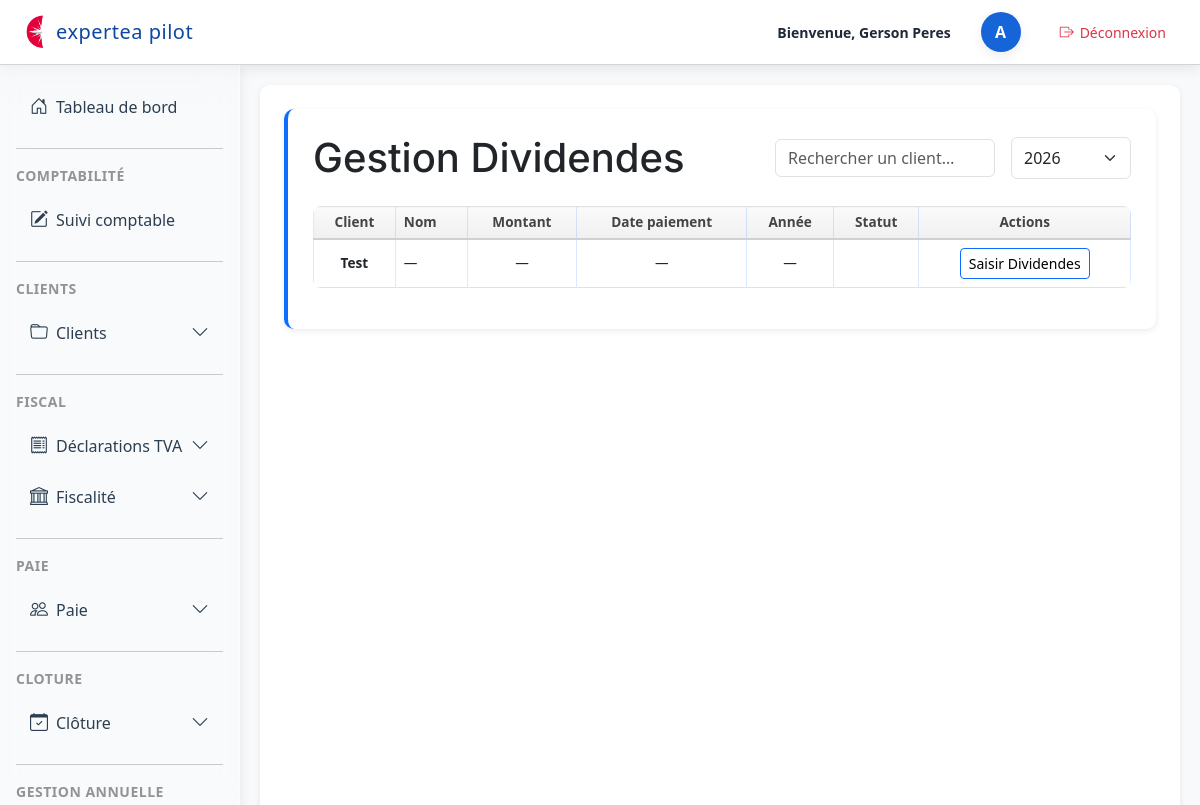
/dossiers/dividendes/gestion/2/ (signed in), run on the app's committed database.
### dossiers/models.py (models this page shows, shortened)
class ClientModuleFiscal(models.Model):
    client = models.ForeignKey(Client, on_delete=models.CASCADE)
    module = models.ForeignKey(ModuleFiscal, on_delete=models.CASCADE)
    annee = models.ForeignKey(AnneeFiscale, on_delete=models.CASCADE)
    class Meta:
        unique_together = ("client", "module", "annee")

class Client(models.Model):
    REGIME_IMPOSITION_CHOICES = [
        ('IS', 'IS'),
        ('IR', 'IR'),
        ("RS", "Réel simplifié"),
        ("RN", "Réel normal"),
        ("MICRO", "Micro"),
        ("IR_CRL", "IR (CRL)"),
    ]
    REGIME_TVA_CHOICES = [
        ('CA3M', 'CA3 mensuelle'),
        ('CA3T', 'CA3 trimestrielle'),
        ('CA12', 'CA12'),
        ('FRANCHISE', 'Franchise'),
        ('EXO', 'Exonéré'),
    ]
    PERIODICITE_CHOICES = [
        ('MENSUEL', 'Mensuel'),
        ('TRIMESTRIEL', 'Trimestriel'),
        ('ANNUEL', 'Annuel'),
        ('REGULIER', 'Régulier'),
    ]
    user = models.OneToOneField(
        User,
        on_delete=models.CASCADE,
        null=True,
        blank=True,
        help_text="Utilisateur associé à ce client"
    )
    numero = models.IntegerField(null=True, blank=True)
    nom = models.CharField(max_length=255)
    forme_juridique = models.CharField(max_length=50)
    regime_imposition = models.CharField(
        max_length=20,
        choices=REGIME_IMPOSITION_CHOICES,
        null=True,
        blank=True
    )
    date_cloture = models.CharField(max_length=10, blank=True, null=True)
    regime_tva = models.CharField(
        max_length=20,
        choices=REGIME_TVA_CHOICES
    )
    periodicite = models.CharField(
        max_length=20,
        choices=PERIODICITE_CHOICES,
        null=True,
        blank=True,
        verbose_name="Périodicité de la saisie",
    )
    jour_echeance_tva = models.PositiveSmallIntegerField(
        blank=True,
        null=True,
        help_text="Jour du mois pour l'échéance TVA (1 à 31)"
    )
    commentaires = models.TextField(blank=True)
    archive = models.BooleanField(default=False)
    module_saisie = models.BooleanField(default=False, verbose_name="Saisie comptable")
    module_tva = models.BooleanField(default=False)
    module_cfe = models.BooleanField(default=False, verbose_name="CFE")
    module_cvae = models.BooleanField(default=False, verbose_name="CVAE")
    module_tvs = models.BooleanField(default=False, verbose_name="TVS")
    module_cloture = models.BooleanField(default=False, verbose_name="Clôture")
    module_dividendes = models.BooleanField(default=False, verbose_name="Dividendes")
    module_social = models.BooleanField(default=False, verbose_name="Social")
    module_ir = models.BooleanField(default=False, verbose_name="IR personnel")
    module_suivi_mission = models.BooleanField(default=False, verbose_name="Suivi mission et LAB")
    module_paie = models.BooleanField(default=False, verbose_name="Module Paie")

class DividendesDeclaration(models.Model):
    client_module = models.OneToOneField(
        ClientModuleFiscal,
        on_delete=models.CASCADE,
        related_name="dividendes_declaration"
    )
    nom = models.CharField(max_length=255, blank=True, null=True)
    montant = models.DecimalField(max_digits=10, decimal_places=2, default=0)
    date_paiement = models.DateField(blank=True, null=True)
    date_2777d = models.DateField(blank=True, null=True)
    date_2561 = models.DateField(blank=True, null=True)
    annee_versement = models.CharField(max_length=10, blank=True, null=True)
    commentaires = models.TextField(blank=True, null=True)
    statut_dividendes = models.CharField(max_length=20, blank=True, null=True)

### dossiers/views.py (the view)
# urls.py: path("dividendes/gestion/<int:annee_id>/", views.dividendes_gestion, name="dividendes_gestion"),
@login_required
def dividendes_gestion(request, annee_id):
    annee = get_object_or_404(AnneeFiscale, id=annee_id)
    annees = AnneeFiscale.objects.all().order_by("-annee")
    cms = (
        ClientModuleFiscal.objects
        .filter(annee=annee, module__nom="Dividendes")
        .select_related("client", "annee")
        .prefetch_related("dividendes_declaration")
    )
    for cm in cms:
        if not hasattr(cm, "dividendes_declaration"):
            cm.dividendes_declaration, _ = DividendesDeclaration.objects.get_or_create(client_module=cm)
    return render(request, "dividendes/dividendes_gestion.html", {
        "annee": annee,
        "annees": annees,
        "cms": cms,
    })

### dossiers/templates/dividendes/dividendes_gestion.html (shortened to what this page needs)
{% extends "base.html" %}
{% block content %}
<section class="section">
<div class="d-flex justify-content-between align-items-center mb-4">
    <h1 class="m-0">Gestion Dividendes</h1>
    <div class="d-flex align-items-center gap-3">
        <input type="text" id="searchInput" class="form-control"
               placeholder="Rechercher un client…" style="width:220px;">
        <form method="GET" class="m-0">
            <select name="annee" class="form-select py-2"
                    style="width:120px;" onchange="this.form.submit()">
                {% for a in annees %}
                    <option value="{{ a.annee }}" {% if a.annee == annee.annee %}selected{% endif %}>
                        {{ a.annee }}
                    </option>
                {% endfor %}
            </select>
        </form>
    </div>
</div>
<table class="table table-bordered align-middle mt-4">
    <thead class="table-light">
        <tr>
            <th>Client</th>
            <th>Nom</th>
            <th>Montant</th>
            <th>Date paiement</th>
            <th>Année</th>
            <th>Statut</th>
            <th>Actions</th>
        </tr>
    </thead>
    <tbody>
    {% for cm in cms %}
        {% with decl=cm.dividendes_declaration %}
        <tr>
            <td><strong>{{ cm.client.nom }}</strong></td>
            <td>{{ decl.nom|default:"—" }}</td>
            <td>{{ decl.montant|default:"—" }}</td>
            <td>{{ decl.date_paiement|date:"d/m/Y"|default:"—" }}</td>
            <td>{{ decl.annee_versement|default:"—" }}</td>
            <td>
            </td>
            <td>
                <a href="{% url 'dividendes_saisie' cm.id %}" class="btn btn-sm btn-outline-primary">
                    Saisir Dividendes
                </a>
            </td>
        </tr>
        {% endwith %}
    {% endfor %}
    </tbody>
</table>
</section>
{% endblock %}

### dossiers/templates/base.html (shortened to what this page needs)
<!DOCTYPE html>
<html lang="fr">
<head>
    {% load static %}
    <link rel="stylesheet" href="{% static 'css/base.css' %}">
    <link rel="stylesheet" href="{% static 'css/dashboard.css' %}">
    <link rel="stylesheet"
          href="https://cdn.jsdelivr.net/npm/bootstrap@5.3.0/dist/css/bootstrap.min.css">
    <link rel="stylesheet"
      href="https://cdn.jsdelivr.net/npm/bootstrap-icons@1.11.3/font/bootstrap-icons.css">
</head>
<body class="bg-light">
<header class="top-header">
    <div class="header-left">
        <img src="{% static 'img/logo.png' %}" alt="Logo" class="header-logo">
        <span class="header-title">expertea pilot</span>
    </div>
    <div class="header-right">
        <span class="welcome-text">Bienvenue, {{request.user.get_full_name }}</span>
        <div class="avatar-circle d-flex justify-content-center align-items-center"
             style="width:40px; height:40px; border-radius:50%; background:#1565d8; color:white; font-weight:600; margin-left:15px;">
            {{ user.username|first|upper }}
        </div>
<a href="{% url 'logout' %}"
   class="btn btn-sm d-flex align-items-center"
   style="margin-left: 15px; background:white; color:#dc3545; border-radius:12px;">
    <i class="bi bi-box-arrow-right" style="margin-right:6px;"></i>
    Déconnexion
</a>
    </div>
</header>
<div class="layout-container d-flex w-100">
    <div class="sidebar-column position-relative d-flex flex-column">
        <aside id="sidebar" class="sidebar p-3">
            <nav class="nav flex-column">
<a class="nav-link d-flex align-items-center gap-2 {% if request.resolver_match.url_name == 'dashboard' %}active{% endif %}"
   href="{% url 'user_space' %}">
    <i class="bi bi-house-door"></i>
    <span class="sidebar-text">Tableau de bord</span>
</a>
                <hr class="sidebar-separator my-3 opacity-25">
                <div class="sidebar-section-title text-uppercase small opacity-75 mb-2">
                    Comptabilité
                </div>
                <a class="nav-link text-white d-flex align-items-center gap-2 {% if request.resolver_match.url_name == 'liste_suivi_comptable' %}active{% endif %}"
                   href="{% url 'liste_suivi_comptable' %}">
                    <i class="bi bi-pencil-square"></i>
                    <span class="sidebar-text">Suivi comptable</span>
                </a>
                <hr class="sidebar-separator my-3 opacity-25">
                <div class="sidebar-section-title text-uppercase small opacity-75 mb-2">
                    CLIENTS
                </div>
                <div class="nav-item">
                    <a class="nav-link text-white d-flex align-items-center gap-2"
                       data-bs-toggle="collapse"
                       href="#menuCLIENTS"
                       role="button"
                       aria-expanded="false"
                       aria-controls="menuCLIENTS">
                        <i class="bi bi-folder"></i>
                        <span class="sidebar-text">Clients</span>
                        <i class="bi bi-chevron-down ms-auto small"></i>
                    </a>
                </div>
                <hr class="sidebar-separator my-3 opacity-25">
                <div class="sidebar-section-title text-uppercase small opacity-75 mb-2">
                    FISCAL
                </div>
                <div class="nav-item">
                    <a class="nav-link text-white d-flex align-items-center gap-2"
                       data-bs-toggle="collapse"
                       href="#menuTVA"
                       role="button"
                       aria-expanded="false"
                       aria-controls="menuTVA">
                        <i class="bi bi-receipt"></i>
                        <span class="sidebar-text">Déclarations TVA</span>
                        <i class="bi bi-chevron-down ms-auto small"></i>
                    </a>
                </div>
		<div class="nav-item">
		    <a class="nav-link text-white d-flex align-items-center gap-2"
		       data-bs-toggle="collapse"
		       href="#menuFISCAL"
		       role="button"
		       aria-expanded="false"
		       aria-controls="menuFISCAL">
		        <i class="bi bi-bank"></i>
		        <span class="sidebar-text">Fiscalité</span>
		        <i class="bi bi-chevron-down ms-auto small"></i>
		    </a>
</div>
		<hr class="sidebar-separator my-3 opacity-25">
		<div class="sidebar-section-title text-uppercase small opacity-75 mb-2">
		    Paie
		</div>
		<div class="nav-item">
		    <a class="nav-link text-white d-flex align-items-center gap-2"
		       data-bs-toggle="collapse"
		       href="#menuPAIE"
		       role="button"
		       aria-expanded="false"
		       aria-controls="menuPAIE">
		        <i class="bi bi-people"></i>
		        <span class="sidebar-text">Paie</span>
		        <i class="bi bi-chevron-down ms-auto small"></i>
		    </a>
    </div>
<hr class="sidebar-separator my-3 opacity-25">
<div class="sidebar-section-title text-uppercase small opacity-75 mb-2">
    CLOTURE
</div>
<div class="nav-item">
    <a class="nav-link text-white d-flex align-items-center gap-2"
       data-bs-toggle="collapse"
       href="#menuCLOTURE"
       role="button"
       aria-expanded="false"
       aria-controls="menuCLOTURE">
        <i class="bi bi-calendar-check"></i>
        <span class="sidebar-text">Clôture</span>
        <i class="bi bi-chevron-down ms-auto small"></i>
    </a>
</div>
		<hr class="sidebar-separator my-3 opacity-25">
		<div class="sidebar-section-title text-uppercase small opacity-75 mb-2">
		    Gestion Annuelle
		</div>
            </nav>
        </aside>
    </div>
    <main class="flex-grow-1 p-4">
        {% block content %}
        {% endblock %}
    </main>
</div>
</body>
</html>

### data on the page
ClientModuleFiscal: client.nom "Test", dividendes_declaration.nom "—", dividendes_declaration.montant "—", dividendes_declaration.date_paiement "—", dividendes_declaration.annee_versement "—"

### other printed values
{{ request.user.get_full_name }} "Gerson Peres"
{{ user.username|first|upper }} "A"
form field annee "2026"
